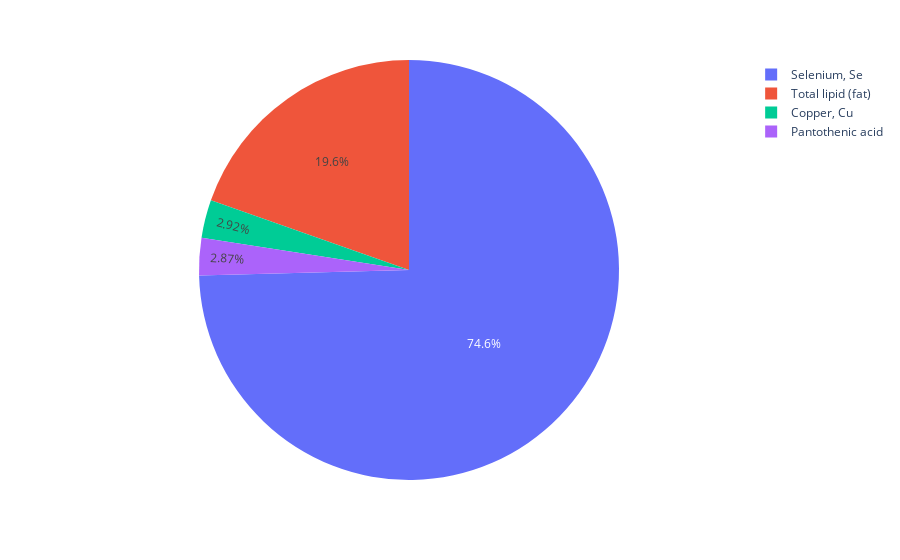

Source (notebook cell):
### Code cell
# LEGUMES
import pandas as pd
import plotly.express as px
csv = pd.read_csv('FF_SR_ data.csv')
df5 = csv[['food_category_id','FF Food description','FF_Component','SR Mean per 100g','FF Mean per 100g']]
df5 = df5[df5['FF_Component'].str.contains('SFA') == False]
df6 = pd.read_csv("FF_SR_ data.csv")
df5["PC"] = abs((df6["FF Mean per 100g"]-df6["SR Mean per 100g"])/(df6["SR Mean per 100g"])) * 100
LEGUME = df5[df5['food_category_id'] == 16]
LEGUME = LEGUME.sort_values(by="PC", ascending=False)
LEGUME = LEGUME[LEGUME['PC'] != 0]
LEGUME = LEGUME[LEGUME['SR Mean per 100g'] != 0]
topten = LEGUME[0:10]
fig = px.pie(topten, values='PC',names='FF_Component')
fig.show()

### Figure 1 — Plotly figure (JSON) as saved in the notebook; plotly's stock layout.template omitted (floating-point values rounded to 4 significant figures)
{"data": [{"domain": {"x": [0, 1], "y": [0, 1]}, "hovertemplate": "FF_Component=%{label}<br>PC=%{value}<extra></extra>", "labels": ["Selenium, Se", "Selenium, Se", "Selenium, Se", "Total lipid (fat)", "Total lipid (fat)", "Total lipid (fat)", "Total lipid (fat)", "Selenium, Se", "Copper, Cu", "Pantothenic acid"], "legendgroup": "", "name": "", "showlegend": true, "type": "pie", "values": [2594.0, 523.1, 391.7, 339.0, 225.1, 224.6, 173.0, 147.4, 143.2, 140.9]}], "layout": {"legend": {"tracegroupgap": 0}, "margin": {"t": 60}}}
